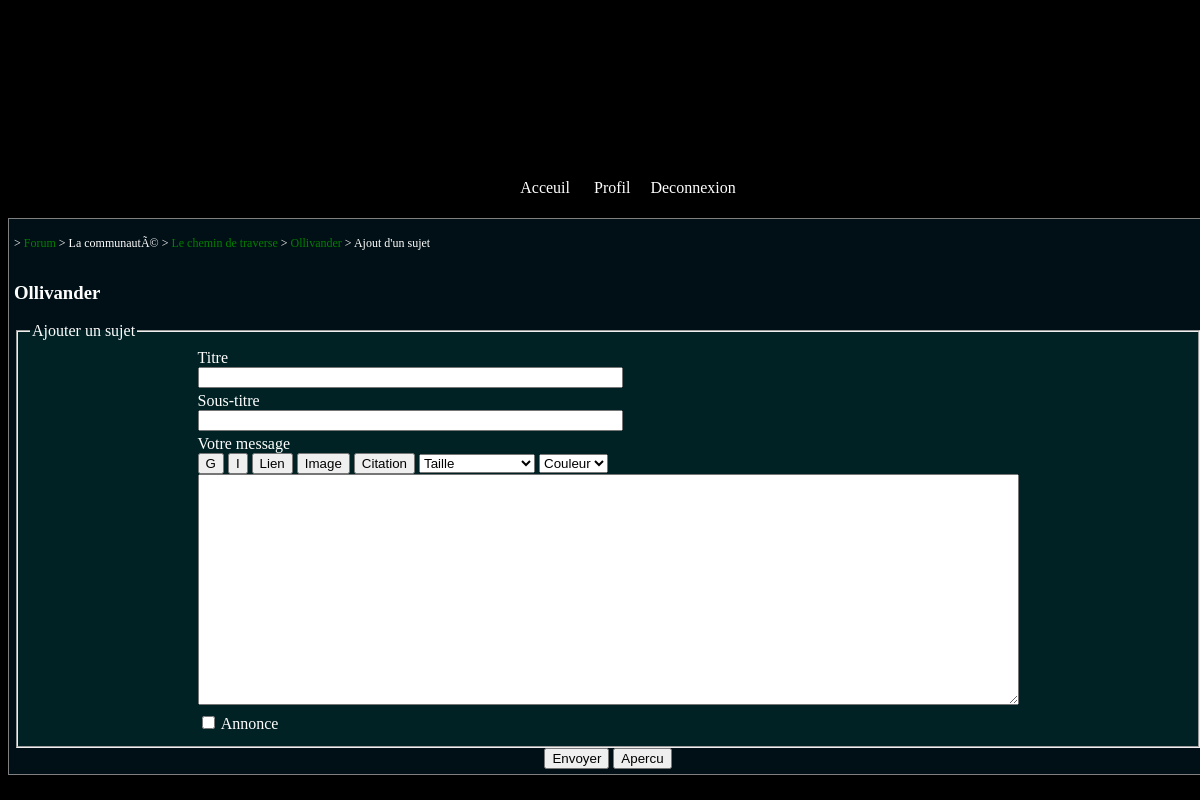
/ajout_petitsuj.php?id_petitcat=1 (signed in), run on the app's committed database.
### tables this page shows
CREATE TABLE IF NOT EXISTS `forum_petitcat` (
  `id_petite` int(11) NOT NULL AUTO_INCREMENT,
  `titre_petite` varchar(255) NOT NULL,
  `sousTitre_petite` varchar(255) NOT NULL,
  `id_souscat` int(11) NOT NULL,
  PRIMARY KEY (`id_petite`)
);

CREATE TABLE IF NOT EXISTS `forum_categories` (
  `id_categorie` int(11) NOT NULL AUTO_INCREMENT,
  `titre_cat` varchar(255) NOT NULL,
  PRIMARY KEY (`id_categorie`)
);

CREATE TABLE IF NOT EXISTS `forum_souscategories` (
  `id_souscategorie` int(11) NOT NULL AUTO_INCREMENT,
  `titre_souscat` varchar(255) NOT NULL,
  `id_categorie` int(11) NOT NULL,
  `sousTitre_souscat` varchar(255) NOT NULL,
  `place` int(11) NOT NULL,
  PRIMARY KEY (`id_souscategorie`)
);

### ajout_petitsuj.php (the view, shortened to what this page needs)
<?php
include("includes/haut.php");
echo '
<section>
	<article>';
		if(isset($_SESSION['session']) and $_SESSION['session'] == true){
			$requete = $bdd->prepare("SELECT * FROM forum_petitcat FP JOIN forum_souscategories FS ON FS.id_souscategorie = FP.id_souscat JOIN forum_categories FC ON FS.id_categorie = FC.id_categorie WHERE FP.id_petite = :id_souscat");
			$requete->execute(array('id_souscat'=>intval($_GET['id_petitcat']))) or die(print_r($requete->errorInfo()));
			$donnees = $requete->fetch();
			echo'<p class="ariane">> <a href="index.php">Forum</a> > '.htmlspecialchars($donnees['titre_cat']).' > <a href="voir_sujet.php?id_souscat='.intval($donnees['id_souscat']).'">'.htmlspecialchars($donnees['titre_souscat']).'</a> > <a href="voir_petitsuj.php?id_petit='.intval($_GET['id_petitcat']).'">'.htmlspecialchars($donnees['titre_petite']).'</a> > Ajout d\'un sujet</p><br>';
			echo '<h1 class="titre">'.htmlspecialchars($donnees['titre_petite']).'</h1>';
			echo'
			<form id="ajout_sujet" method="post" action="ajout_petitsuj.php?id_petitcat='.intval($_GET['id_petitcat']).'&amp;ajout=ok" ">
				<fieldset>
				<legend>Ajouter un sujet</legend>
					<table style="margin:auto;">
							<tr>
							<td>Titre<br>
							<input type="text" size="50" name="titre"></td>
						</tr>
						<tr>
							<td>Sous-titre<br>
							<input type="text" size="50" name="soustitre"></td>
						</tr>
						<tr>
							<td colspan="2">Votre message<br>';
							?>
								<input type="button" value="G"  onclick="insertTag('<gras>','</gras>','message');"/>
								<input type="button" value="I" onclick="insertTag('<italic>','</italic>','message');"/>
								<input type="button" value="Lien" onclick="insertTag('<Lien=&quot;votre lien&quot;>','</lien>','message');"/>
								<input type="button" value="Image" onclick="insertTag('<image=&quot;lien de l\'image&quot;/>','','message');"/>
								<input type="button" value="Citation" onclick="insertTag('<citation=&quot;auteur&quot;>','</citation>','message');"/>
								<select onchange="insertTag('<taille valeur=&quot;' + this.options[this.selectedIndex].value + '&quot;>', '</taille>', 'message');">
									<option value="none" class="selected" selected="selected">Taille</option>
								</select>
								<select onchange="insertTag('<color=&quot;' + this.options[this.selectedIndex].value + '&quot;>', '</color>', 'message');">
									<option value="none" class="selected" selected="selected">Couleur</option>
								</select>
								<?php
							echo'<br>
							<textarea id="message" name="message" cols="100" rows="15" required></textarea></td>
						</tr>
						<tr>
							<td><input type="checkbox" name="annonce" id="annonce" /> <label for="annonce">Annonce</label></td>
						</tr>
					</table>
				</fieldset>
					<center>
						<input name="Submit" type="submit" id="inscrire" value="Envoyer"/>
						<input name="apercu" type="button" id="apercu" value="Apercu"/>
					</center>
			</form>
			';
		}
		else
		{
			echo '<p class="erreur">Vous n\'ête pas inscrit !</p>';
		}
	echo '</article>';
echo'</section>';
include("includes/bas.php");
?>

### CSS/index.css (style rules this page uses)
body { background-color: black; color: white; }
article { border: 1px solid gray; padding: 5px; margin-top:10px; background: #001016; }
article a { color: green; text-decoration: none; }
p.ariane { font-size: 12px; display: inline-block; }
.ariane a { color: green; text-decoration:none; }

### CSS/inscription.css (style rules this page uses)
fieldset { background: #002224; }

### data on the page
forum_petitcat: forum_categories.titre_cat "La communautÃ©", forum_souscategories.titre_souscat "Le chemin de traverse", titre_petite "Ollivander"
